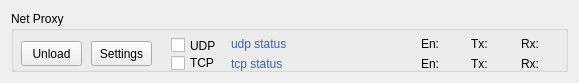
<?xml version="1.0" encoding="UTF-8"?>
<ui version="4.0">
 <class>NetProxyPlugin</class>
 <widget class="QFrame" name="NetProxyPlugin">
  <property name="geometry">
   <rect>
    <x>0</x>
    <y>0</y>
    <width>579</width>
    <height>83</height>
   </rect>
  </property>
  <property name="minimumSize">
   <size>
    <width>0</width>
    <height>83</height>
   </size>
  </property>
  <property name="windowTitle">
   <string>Frame</string>
  </property>
  <layout class="QHBoxLayout" name="horizontalLayout">
   <item>
    <widget class="QGroupBox" name="m_gb_netproxy">
     <property name="minimumSize">
      <size>
       <width>0</width>
       <height>0</height>
      </size>
     </property>
     <property name="title">
      <string>Net Proxy</string>
     </property>
     <widget class="QPushButton" name="m_bt_unload">
      <property name="geometry">
       <rect>
        <x>10</x>
        <y>30</y>
        <width>61</width>
        <height>25</height>
       </rect>
      </property>
      <property name="text">
       <string>Unload</string>
      </property>
     </widget>
     <widget class="QPushButton" name="m_bt_settings">
      <property name="geometry">
       <rect>
        <x>80</x>
        <y>30</y>
        <width>61</width>
        <height>25</height>
       </rect>
      </property>
      <property name="text">
       <string>Settings</string>
      </property>
     </widget>
     <widget class="QCheckBox" name="m_cb_udp">
      <property name="geometry">
       <rect>
        <x>160</x>
        <y>24</y>
        <width>61</width>
        <height>21</height>
       </rect>
      </property>
      <property name="text">
       <string>UDP</string>
      </property>
     </widget>
     <widget class="QLabel" name="m_led_udp_enable">
      <property name="geometry">
       <rect>
        <x>430</x>
        <y>24</y>
        <width>20</width>
        <height>20</height>
       </rect>
      </property>
      <property name="text">
       <string/>
      </property>
      <property name="pixmap">
       <pixmap resource="resources.qrc">:/images/led-circle-grey-md.png</pixmap>
      </property>
      <property name="scaledContents">
       <bool>true</bool>
      </property>
     </widget>
     <widget class="QLabel" name="m_led_udp_tx">
      <property name="geometry">
       <rect>
        <x>480</x>
        <y>24</y>
        <width>20</width>
        <height>20</height>
       </rect>
      </property>
      <property name="text">
       <string/>
      </property>
      <property name="pixmap">
       <pixmap resource="resources.qrc">:/images/led-circle-grey-md.png</pixmap>
      </property>
      <property name="scaledContents">
       <bool>true</bool>
      </property>
     </widget>
     <widget class="QLabel" name="label_7">
      <property name="geometry">
       <rect>
        <x>460</x>
        <y>24</y>
        <width>21</width>
        <height>17</height>
       </rect>
      </property>
      <property name="text">
       <string>Tx:</string>
      </property>
     </widget>
     <widget class="QLabel" name="m_led_udp_rx">
      <property name="geometry">
       <rect>
        <x>530</x>
        <y>24</y>
        <width>20</width>
        <height>20</height>
       </rect>
      </property>
      <property name="text">
       <string/>
      </property>
      <property name="pixmap">
       <pixmap resource="resources.qrc">:/images/led-circle-grey-md.png</pixmap>
      </property>
      <property name="scaledContents">
       <bool>true</bool>
      </property>
     </widget>
     <widget class="QLabel" name="label_8">
      <property name="geometry">
       <rect>
        <x>510</x>
        <y>24</y>
        <width>21</width>
        <height>17</height>
       </rect>
      </property>
      <property name="text">
       <string>Rx:</string>
      </property>
     </widget>
     <widget class="QLabel" name="label_6">
      <property name="geometry">
       <rect>
        <x>410</x>
        <y>24</y>
        <width>21</width>
        <height>17</height>
       </rect>
      </property>
      <property name="text">
       <string>En:</string>
      </property>
     </widget>
     <widget class="QLabel" name="label_9">
      <property name="geometry">
       <rect>
        <x>510</x>
        <y>44</y>
        <width>21</width>
        <height>17</height>
       </rect>
      </property>
      <property name="text">
       <string>Rx:</string>
      </property>
     </widget>
     <widget class="QLabel" name="m_led_tcp_tx">
      <property name="geometry">
       <rect>
        <x>480</x>
        <y>44</y>
        <width>20</width>
        <height>20</height>
       </rect>
      </property>
      <property name="text">
       <string/>
      </property>
      <property name="pixmap">
       <pixmap resource="resources.qrc">:/images/led-circle-grey-md.png</pixmap>
      </property>
      <property name="scaledContents">
       <bool>true</bool>
      </property>
     </widget>
     <widget class="QLabel" name="label_10">
      <property name="geometry">
       <rect>
        <x>410</x>
        <y>44</y>
        <width>21</width>
        <height>17</height>
       </rect>
      </property>
      <property name="text">
       <string>En:</string>
      </property>
     </widget>
     <widget class="QLabel" name="m_led_tcp_enable">
      <property name="geometry">
       <rect>
        <x>430</x>
        <y>44</y>
        <width>20</width>
        <height>20</height>
       </rect>
      </property>
      <property name="text">
       <string/>
      </property>
      <property name="pixmap">
       <pixmap resource="resources.qrc">:/images/led-circle-grey-md.png</pixmap>
      </property>
      <property name="scaledContents">
       <bool>true</bool>
      </property>
     </widget>
     <widget class="QLabel" name="label_11">
      <property name="geometry">
       <rect>
        <x>460</x>
        <y>44</y>
        <width>21</width>
        <height>17</height>
       </rect>
      </property>
      <property name="text">
       <string>Tx:</string>
      </property>
     </widget>
     <widget class="QLabel" name="m_led_tcp_rx">
      <property name="geometry">
       <rect>
        <x>530</x>
        <y>44</y>
        <width>20</width>
        <height>20</height>
       </rect>
      </property>
      <property name="text">
       <string/>
      </property>
      <property name="pixmap">
       <pixmap resource="resources.qrc">:/images/led-circle-grey-md.png</pixmap>
      </property>
      <property name="scaledContents">
       <bool>true</bool>
      </property>
     </widget>
     <widget class="QCheckBox" name="m_cb_tcp">
      <property name="geometry">
       <rect>
        <x>160</x>
        <y>44</y>
        <width>61</width>
        <height>16</height>
       </rect>
      </property>
      <property name="text">
       <string>TCP</string>
      </property>
     </widget>
     <widget class="QLabel" name="m_lbl_udp_status">
      <property name="geometry">
       <rect>
        <x>220</x>
        <y>24</y>
        <width>181</width>
        <height>17</height>
       </rect>
      </property>
      <property name="palette">
       <palette>
        <active>
         <colorrole role="WindowText">
          <brush brushstyle="SolidPattern">
           <color alpha="255">
            <red>52</red>
            <green>101</green>
            <blue>164</blue>
           </color>
          </brush>
         </colorrole>
         <colorrole role="Text">
          <brush brushstyle="SolidPattern">
           <color alpha="255">
            <red>52</red>
            <green>101</green>
            <blue>164</blue>
           </color>
          </brush>
         </colorrole>
        </active>
        <inactive>
         <colorrole role="WindowText">
          <brush brushstyle="SolidPattern">
           <color alpha="255">
            <red>52</red>
            <green>101</green>
            <blue>164</blue>
           </color>
          </brush>
         </colorrole>
         <colorrole role="Text">
          <brush brushstyle="SolidPattern">
           <color alpha="255">
            <red>52</red>
            <green>101</green>
            <blue>164</blue>
           </color>
          </brush>
         </colorrole>
        </inactive>
        <disabled>
         <colorrole role="WindowText">
          <brush brushstyle="SolidPattern">
           <color alpha="255">
            <red>190</red>
            <green>190</green>
            <blue>190</blue>
           </color>
          </brush>
         </colorrole>
         <colorrole role="Text">
          <brush brushstyle="SolidPattern">
           <color alpha="255">
            <red>190</red>
            <green>190</green>
            <blue>190</blue>
           </color>
          </brush>
         </colorrole>
        </disabled>
       </palette>
      </property>
      <property name="text">
       <string>udp status</string>
      </property>
     </widget>
     <widget class="QLabel" name="m_lbl_tcp_status">
      <property name="geometry">
       <rect>
        <x>220</x>
        <y>44</y>
        <width>181</width>
        <height>17</height>
       </rect>
      </property>
      <property name="palette">
       <palette>
        <active>
         <colorrole role="WindowText">
          <brush brushstyle="SolidPattern">
           <color alpha="255">
            <red>52</red>
            <green>101</green>
            <blue>164</blue>
           </color>
          </brush>
         </colorrole>
         <colorrole role="Text">
          <brush brushstyle="SolidPattern">
           <color alpha="255">
            <red>52</red>
            <green>101</green>
            <blue>164</blue>
           </color>
          </brush>
         </colorrole>
        </active>
        <inactive>
         <colorrole role="WindowText">
          <brush brushstyle="SolidPattern">
           <color alpha="255">
            <red>52</red>
            <green>101</green>
            <blue>164</blue>
           </color>
          </brush>
         </colorrole>
         <colorrole role="Text">
          <brush brushstyle="SolidPattern">
           <color alpha="255">
            <red>52</red>
            <green>101</green>
            <blue>164</blue>
           </color>
          </brush>
         </colorrole>
        </inactive>
        <disabled>
         <colorrole role="WindowText">
          <brush brushstyle="SolidPattern">
           <color alpha="255">
            <red>190</red>
            <green>190</green>
            <blue>190</blue>
           </color>
          </brush>
         </colorrole>
         <colorrole role="Text">
          <brush brushstyle="SolidPattern">
           <color alpha="255">
            <red>190</red>
            <green>190</green>
            <blue>190</blue>
           </color>
          </brush>
         </colorrole>
        </disabled>
       </palette>
      </property>
      <property name="text">
       <string>tcp status</string>
      </property>
     </widget>
    </widget>
   </item>
  </layout>
 </widget>
 <resources>
  <include location="resources.qrc"/>
 </resources>
 <connections/>
</ui>
